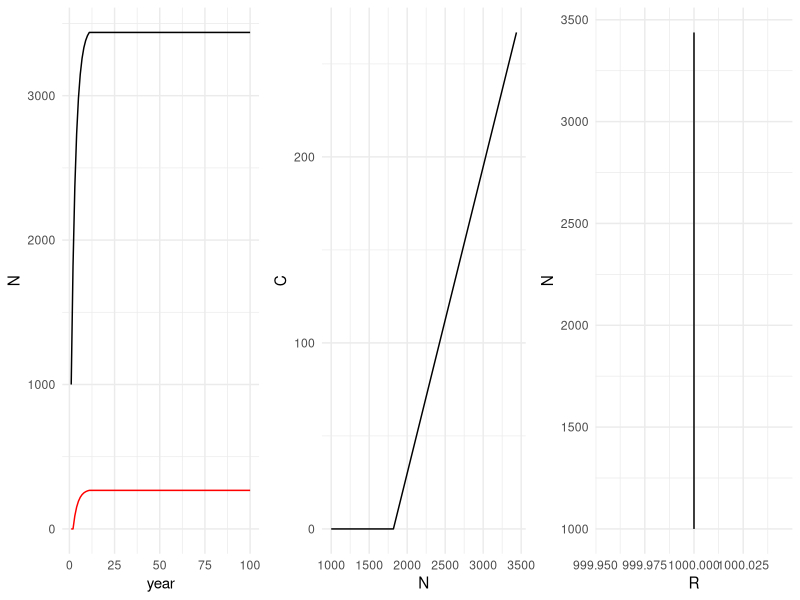
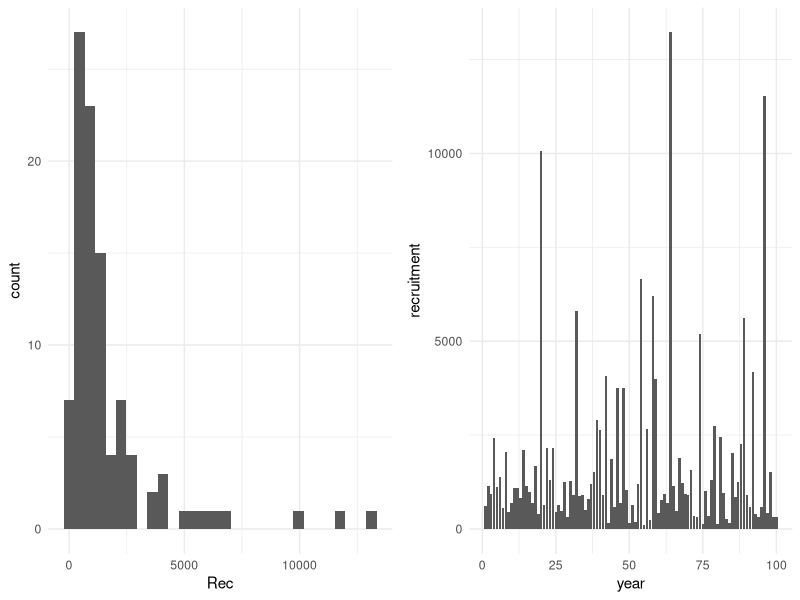
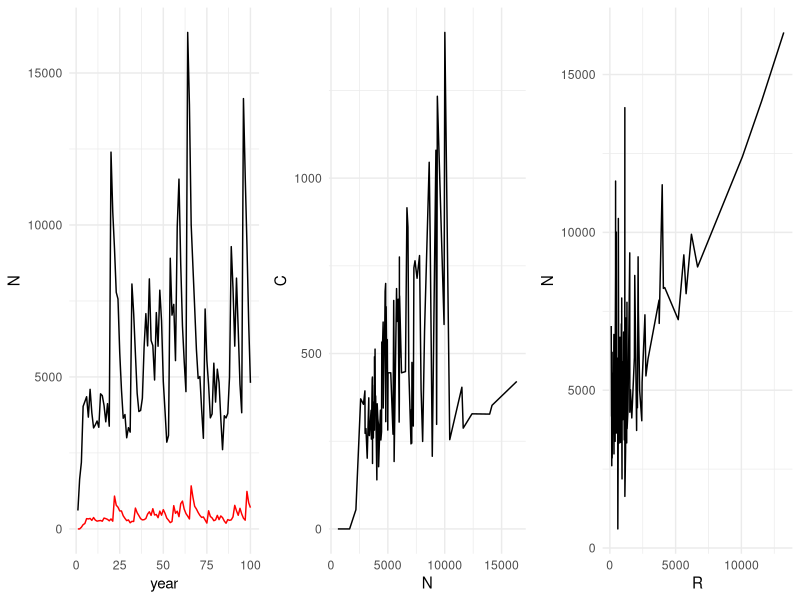
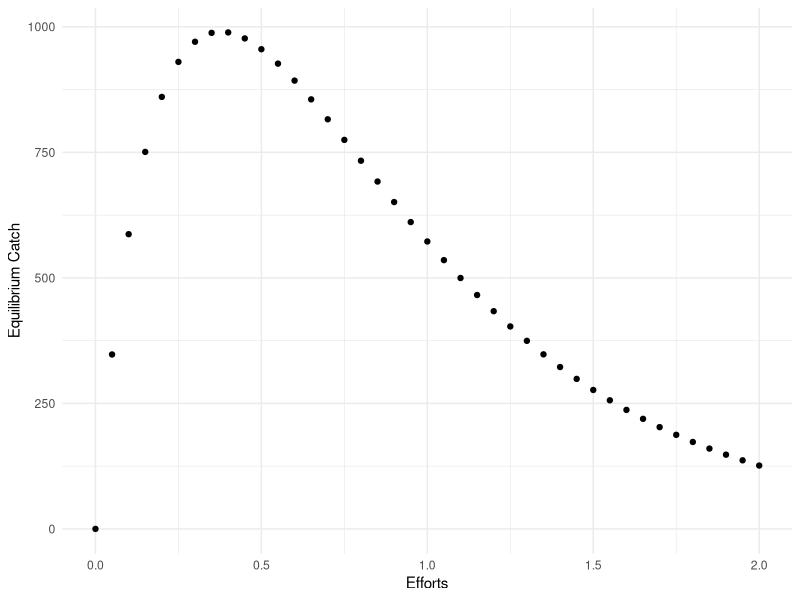

R code for these plots, in order: (Note: this script raises an error after producing the figures.)
## ---- chunk 1
#| label: load-packages
#| include: false

library(tidyverse)
library(palmerpenguins)
theme_set(theme_minimal())
## ---- chunk 2
#age-based model simulation

###-----------------------Exercise 6: Put it all together into an age-structured model---------------------------
###------DO NOT INCLUDE CATCH yet

#First set the model structure
#100 years, ages 0-10
YY <- 100
AA <- 10
## ---- chunk 3
#natural mortality - these values should be positive
MM <- 0.2

Rec <- rep(1000,YY)

## ---- chunk 4

#Set total mortality
ZZ <- MM
#define empty matrix in the right dimensions for saving results
NumbersM<-matrix(nrow = YY, ncol = AA + 1)

#run loop through all ages and years. Each of the 3 types of equations are used.
for(i in 2:YY){
	#fishes are born
	  NumbersM[i,1] <- Rec[i]
	for(j in 2:(AA)){
	#fishes die
	NumbersM[i, j]<-NumbersM[i-1, j-1]*exp(-ZZ*1) #*1 is here because it is one time step
	}
	NumbersM[i, AA+1]<-NumbersM[i-1, j-1]*exp(-ZZ*1) + NumbersM[i, AA+1]*exp(-ZZ*1)
}

View(NumbersM)

## ---- chunk 5

### Now: Include Baranov Catch equation:
#F = selectivity*q*effort
#Catch(1979,1980) = N(1979)*F/Z*(1 – exp(-Z*(1980 – 1979)) 

AgeStructModel<-function(Rec, AA=10, Effort = rep(0.2, length(Rec)), qq=1, Sel = c(0,0,rep(1,AA-1))){
	
  FF<-matrix(Sel, nrow = length(Rec), ncol = AA + 1, byrow = TRUE)*qq*matrix(Effort, nrow = length(Rec), ncol = AA + 1)
	
  ZZ <-FF+MM
	
#define empty matrix in the right dimensions for saving results
NumbersM<-matrix(nrow = length(Rec), ncol = AA + 1, data = 0)
CatchNM<-matrix(nrow = length(Rec), ncol = AA+1, data = 0)

#run loop through all ages and years. Each of the 3 types of equations are used.

	#fishes are born
  NumbersM[1,1] <- Rec[1]

  for(i in 2:length(Rec)){
	  
	 #calculate fishing on previous year
	 #because all ages are not available until after the 11th year, we begin calculating catch then
	  CatchNM[i-1,]<-NumbersM[i-1,]*FF[i-1,]/ZZ[i-1,]*(1-exp(-ZZ[i-1,]))

	#fishes are born
	  NumbersM[i,1] <- Rec[i] 
	
	  for(j in 2:(AA)){

	  	NumbersM[i, j]<-NumbersM[i-1, j-1]*exp(-ZZ[i-1,j])  
	}
	  
	  NumbersM[i, AA+1]<-NumbersM[i-1, AA]*exp(-ZZ[i-1,j]) + NumbersM[i, AA+1]*exp(-ZZ[i-1,AA+1]) 
	  
			}
	  CatchNM[i,]<-NumbersM[i,]*FF[i,]/ZZ[i,]*(1-exp(-ZZ[i,]))
	return(list(NumbersM, CatchNM))
	}
NumbersResults<-AgeStructModel(Rec)[[1]]
CatchResults<-AgeStructModel(Rec)[[2]]

p1 <- tibble(year = 1:YY, N=apply(NumbersResults, 1, sum), C = apply(CatchResults, 1, sum)) %>% ggplot(aes(year, N)) + geom_line() + geom_line(aes(year, C), color = 'red')

p2 <- tibble(year = 1:YY, N=apply(NumbersResults, 1, sum), C = apply(CatchResults, 1, sum)) %>% ggplot(aes(N, C)) + geom_line() 

p3 <- tibble(R=NumbersResults[,1], N=apply(NumbersResults, 1, sum), C = apply(CatchResults, 1, sum)) %>% ggplot(aes(R, N)) + geom_line() 

gridExtra::grid.arrange(p1, p2, p3, ncol = 3)


## ---- chunk 6
set.seed(100)
Rec <- rep(1000,YY)*rlnorm(n = YY) 
Rec
set.seed(100)
exp(log(1000) + rnorm(n = YY)) #notice that this form of the equation is the same as above

p1 <- tibble(Rec) %>% ggplot(aes(Rec)) + geom_histogram()

p2 <- tibble(year = 1:YY, recruitment = Rec) %>%  ggplot(aes(year, recruitment)) + geom_col()

gridExtra::grid.arrange(p1, p2, ncol = 2)
## ---- chunk 7
NumbersResults<-AgeStructModel(Rec)[[1]]
CatchResults<-AgeStructModel(Rec)[[2]]

p1 <- tibble(year = 1:YY, N=apply(NumbersResults, 1, sum), C = apply(CatchResults, 1, sum)) %>% ggplot(aes(year, N)) + geom_line() + geom_line(aes(year, C), color = 'red')

p2 <- tibble(year = 1:YY, N=apply(NumbersResults, 1, sum), C = apply(CatchResults, 1, sum)) %>% ggplot(aes(N, C)) + geom_line() 

p3 <- tibble(R=NumbersResults[,1], N=apply(NumbersResults, 1, sum), C = apply(CatchResults, 1, sum)) %>% ggplot(aes(R, N)) + geom_line() 

gridExtra::grid.arrange(p1, p2, p3, ncol = 3)
## ---- chunk 8

Efforts<-seq(0, 2, 0.05)
EquilCatch<-vector(length = length(Efforts), mode = "numeric")
for(j in 1:length(Efforts)){
	results<-AgeStructModel(Rec, Effort = Efforts[j])
	NumbersResults<-results[[1]]
	CatchResults<-apply(results[[2]], 1, sum, na.rm=T)
	EquilCatch[j]<-CatchResults[99]
	}

tibble(EquilCatch, Efforts) %>% ggplot(aes(Efforts, EquilCatch)) + geom_point() + ylab("Equilibrium Catch")

#We made this model piecewise - by estimating relationships separately, then putting them into a model. The other method would be to estimate all parameters at once, given you have enough data. List the parameters you might expect to estimate in a statistical catch-at-age model. What data could be used to compare to the predictions?


## ---- chunk 9
    SSB<-sum(NumbersM[i-1,]*c(0,WeightatAge)*c(0,PredMat))

	alpha<-0.632
	beta<-0.059
	SSB <- seq(0,500,10)
	BevHoltRec<-alpha*SSB/(1+beta*SSB)
	p1 <- tibble(SSB, BevHoltRec) %>%  ggplot(aes(SSB, BevHoltRec)) + geom_point()

	alpha<-0.39
	beta<-0.015
	RickerRec<-alpha*SSB*exp(-beta*SSB)
	p2 <- tibble(SSB, RickerRec) %>%  ggplot(aes(SSB, RickerRec)) + geom_point()

gridExtra::grid.arrange(p1, p2, ncol = 2)
